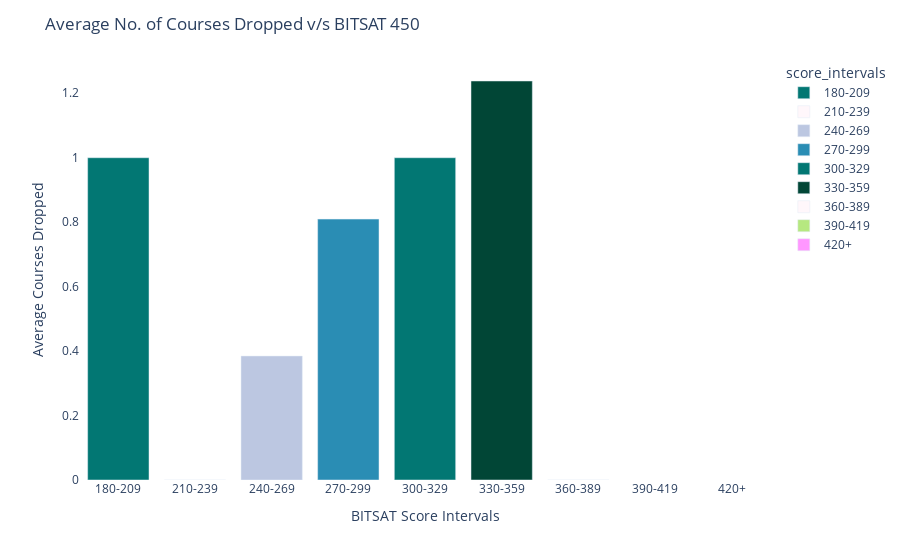

The cell this chart's notebook holds for it:
### Code cell
score_interval_dropped_450 = px.bar(
    bitsat_cg_dropped_plotting_data_450,
    x=bitsat_cg_dropped_plotting_data_450.index,
    y=bitsat_cg_dropped_plotting_data_450["mean_dropped_courses"],
    color=bitsat_cg_dropped_plotting_data_450.index,
    color_discrete_sequence=[
        px.colors.sample_colorscale("pubugn", v)[0] if not isna(v) else 0
        for v in (
            bitsat_cg_dropped_plotting_data_450["mean_dropped_courses"]
            / bitsat_cg_dropped_plotting_data_450["mean_dropped_courses"].max()
        ).tolist()
    ],
)

score_interval_dropped_450.update_layout(
    xaxis_title="BITSAT Score Intervals",
    yaxis_title="Average Courses Dropped",
    title="Average No. of Courses Dropped v/s BITSAT 450",
    plot_bgcolor="rgb(255,255,255)",
)

score_interval_dropped_450.show()

### Figure 1 — Plotly figure (JSON) as saved in the notebook; plotly's stock layout.template omitted (floating-point values rounded to 4 significant figures)
{"data": [{"alignmentgroup": "True", "hovertemplate": "score_intervals=%{x}<br>mean_dropped_courses=%{y}<extra></extra>", "legendgroup": "180-209", "marker": {"color": "rgb(2, 119, 115)", "pattern": {"shape": ""}}, "name": "180-209", "offsetgroup": "180-209", "orientation": "v", "showlegend": true, "textposition": "auto", "type": "bar", "x": ["180-209"], "xaxis": "x", "y": [1], "yaxis": "y"}, {"alignmentgroup": "True", "hovertemplate": "score_intervals=%{x}<br>mean_dropped_courses=%{y}<extra></extra>", "legendgroup": "210-239", "marker": {"color": "rgb(255, 247, 251)", "pattern": {"shape": ""}}, "name": "210-239", "offsetgroup": "210-239", "orientation": "v", "showlegend": true, "textposition": "auto", "type": "bar", "x": ["210-239"], "xaxis": "x", "y": [0], "yaxis": "y"}, {"alignmentgroup": "True", "hovertemplate": "score_intervals=%{x}<br>mean_dropped_courses=%{y}<extra></extra>", "legendgroup": "240-269", "marker": {"color": "rgb(188, 199, 225)", "pattern": {"shape": ""}}, "name": "240-269", "offsetgroup": "240-269", "orientation": "v", "showlegend": true, "textposition": "auto", "type": "bar", "x": ["240-269"], "xaxis": "x", "y": [0.3846], "yaxis": "y"}, {"alignmentgroup": "True", "hovertemplate": "score_intervals=%{x}<br>mean_dropped_courses=%{y}<extra></extra>", "legendgroup": "270-299", "marker": {"color": "rgb(42, 141, 180)", "pattern": {"shape": ""}}, "name": "270-299", "offsetgroup": "270-299", "orientation": "v", "showlegend": true, "textposition": "auto", "type": "bar", "x": ["270-299"], "xaxis": "x", "y": [0.8095], "yaxis": "y"}, {"alignmentgroup": "True", "hovertemplate": "score_intervals=%{x}<br>mean_dropped_courses=%{y}<extra></extra>", "legendgroup": "300-329", "marker": {"color": "rgb(2, 119, 115)", "pattern": {"shape": ""}}, "name": "300-329", "offsetgroup": "300-329", "orientation": "v", "showlegend": true, "textposition": "auto", "type": "bar", "x": ["300-329"], "xaxis": "x", "y": [1], "yaxis": "y"}, {"alignmentgroup": "True", "hovertemplate": "score_intervals=%{x}<br>mean_dropped_courses=%{y}<extra></extra>", "legendgroup": "330-359", "marker": {"color": "rgb(1, 70, 54)", "pattern": {"shape": ""}}, "name": "330-359", "offsetgroup": "330-359", "orientation": "v", "showlegend": true, "textposition": "auto", "type": "bar", "x": ["330-359"], "xaxis": "x", "y": [1.238], "yaxis": "y"}, {"alignmentgroup": "True", "hovertemplate": "score_intervals=%{x}<br>mean_dropped_courses=%{y}<extra></extra>", "legendgroup": "360-389", "marker": {"color": "rgb(255, 247, 251)", "pattern": {"shape": ""}}, "name": "360-389", "offsetgroup": "360-389", "orientation": "v", "showlegend": true, "textposition": "auto", "type": "bar", "x": ["360-389"], "xaxis": "x", "y": [0], "yaxis": "y"}, {"alignmentgroup": "True", "hovertemplate": "score_intervals=%{x}<br>mean_dropped_courses=%{y}<extra></extra>", "legendgroup": "390-419", "marker": {"color": 0, "pattern": {"shape": ""}}, "name": "390-419", "offsetgroup": "390-419", "orientation": "v", "showlegend": true, "textposition": "auto", "type": "bar", "x": ["390-419"], "xaxis": "x", "y": [null], "yaxis": "y"}, {"alignmentgroup": "True", "hovertemplate": "score_intervals=%{x}<br>mean_dropped_courses=%{y}<extra></extra>", "legendgroup": "420+", "marker": {"color": 0, "pattern": {"shape": ""}}, "name": "420+", "offsetgroup": "420+", "orientation": "v", "showlegend": true, "textposition": "auto", "type": "bar", "x": ["420+"], "xaxis": "x", "y": [null], "yaxis": "y"}], "layout": {"barmode": "relative", "legend": {"title": {"text": "score_intervals"}, "tracegroupgap": 0}, "margin": {"t": 60}, "plot_bgcolor": "rgb(255,255,255)", "title": {"text": "Average No. of Courses Dropped v/s BITSAT 450"}, "xaxis": {"anchor": "y", "categoryarray": ["180-209", "210-239", "240-269", "270-299", "300-329", "330-359", "360-389", "390-419", "420+"], "categoryorder": "array", "domain": [0, 1], "title": {"text": "BITSAT Score Intervals"}}, "yaxis": {"anchor": "x", "domain": [0, 1], "title": {"text": "Average Courses Dropped"}}}}
